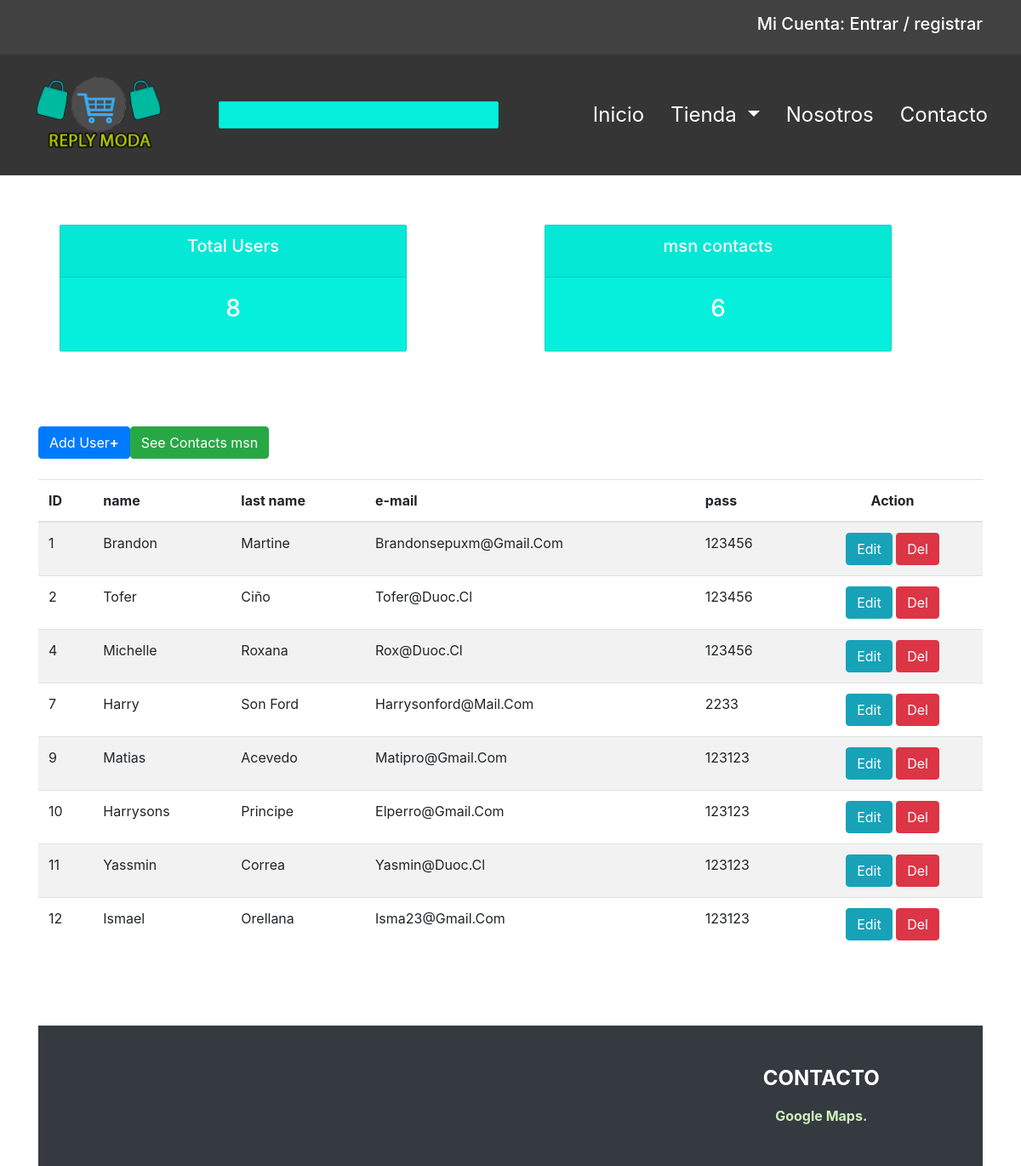
Before: /userscrud/ (upper part) with the older database file.
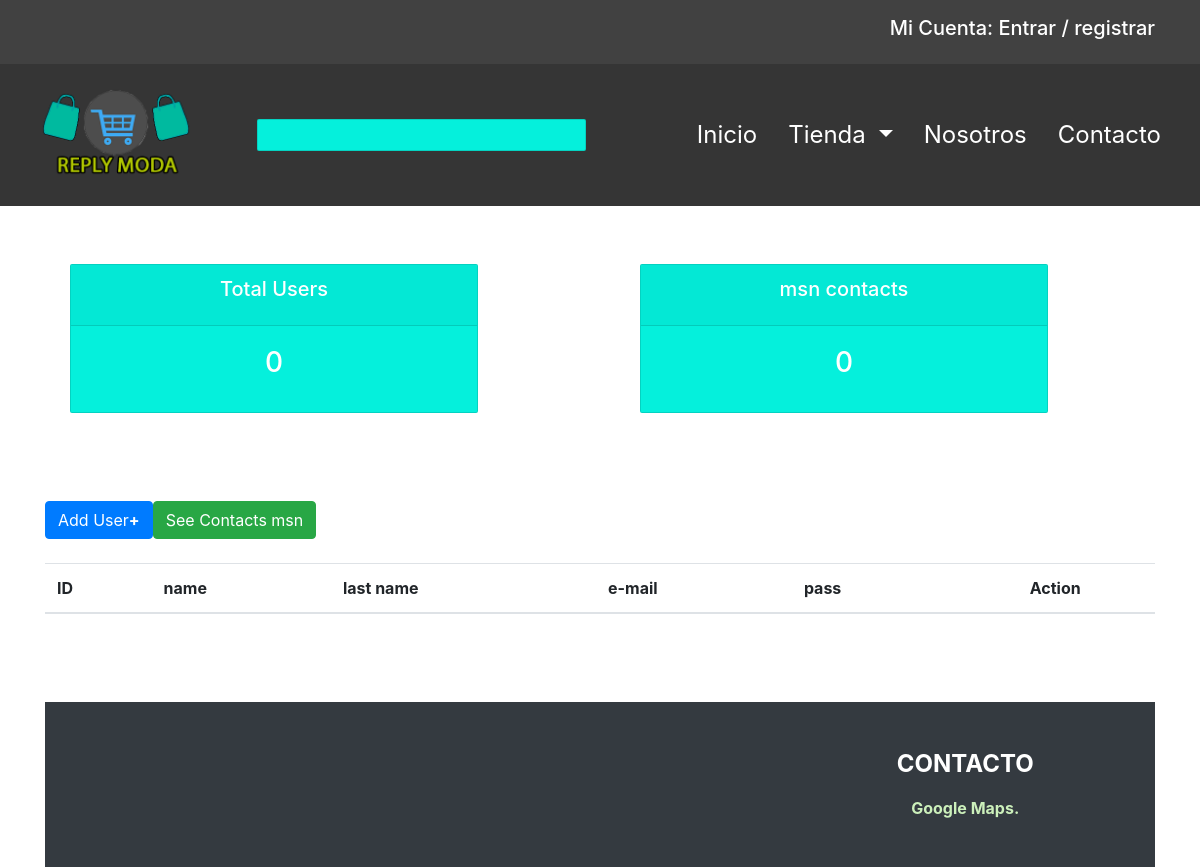
After: the same page with the newer database file.
### core/models.py (models this page shows, shortened)
class user(models.Model):
    nom = models.CharField( max_length=50)
    snom = models.CharField( max_length=50)
    email = models.EmailField(('email address'), unique=True)
    password = models.CharField( max_length=50)

### core/views.py (the view)
# urls.py: path("userscrud/", views.userscrud, name="userscrud"), #listar
def userscrud(request): #listar
    users = user.objects.all()
    contacts = usercontact.objects.all()
    numusers = users.count()
    numcontacts = contacts.count()
    data = {
        'users' : users, 'nusers' : numusers, 'ncontacts' : numcontacts
    }
    return render(request, 'web/userscrud.html', data)

### core/templates/web/userscrud.html (shortened to what this page needs)
{% extends 'web/base.html' %}
{% load static %}
{% block contenido %}
  <div class="container">
    <br>
    {%  include 'web/status.html' %}
    <br>
    <br>
    <table class="table table-striped custab">
      <thead>
        <a href="{% url 'adduseradmin' %}" class="btn btn-primary btn-xs pull-right">Add User<b>+</b>   </a>
        <a href="{% url 'contactcrud' %}" class="btn btn-success btn-xs pull-right">See Contacts msn<b></b> </a>
        <br>
        <tr>
          <br>
          <th>ID</th>
          <th>name</th>
          <th>last name</th>
          <th>e-mail</th>
          <th>pass</th>
          <th class="text-center">Action</th>
        </tr>
      </thead>
      {% for u in users %}
        <tr>
          <td>{{ u.id | title}}</td>
          <td>{{ u.nom | title}}</td>
          <td>{{ u.snom | title}}</td>
          <td>{{ u.email | title}}</td>
          <td>{{ u.password | title}}</td>
          <td class="text-center">
          <a href="{% url 'edituser' u.id%}" class='btn btn-info btn-xs'> Edit</a>
          <a href="{% url 'eliminar' u.id%}" class="btn btn-danger btn-xs"> Del</a> </td>
        </tr>
      {% endfor %}
    </table>
    <br>
  <br>
  <br>
{% endblock contenido %}

Changed rows visible on the page:
removed user: id "1", nom "Brandon", snom "Martine", email "Brandonsepuxm@Gmail.Com", password "123456"
removed user: id "2", nom "Tofer", snom "Ciño", email "Tofer@Duoc.Cl", password "123456"
removed user: id "4", nom "Michelle", snom "Roxana", email "Rox@Duoc.Cl", password "123456"
removed user: id "7", nom "Harry", snom "Son Ford", email "Harrysonford@Mail.Com", password "2233"
removed user: id "9", nom "Matias", snom "Acevedo", email "Matipro@Gmail.Com", password "123123"
removed user: id "10", nom "Harrysons", snom "Principe", email "Elperro@Gmail.Com", password "123123"
removed user: id "11", nom "Yassmin", snom "Correa", email "Yasmin@Duoc.Cl", password "123123"
removed user: id "12", nom "Ismael", snom "Orellana", email "Isma23@Gmail.Com", password "123123"
Other visible differences:
{{ nusers }}: "8" → "0"
{{ ncontacts }}: "6" → "0"
